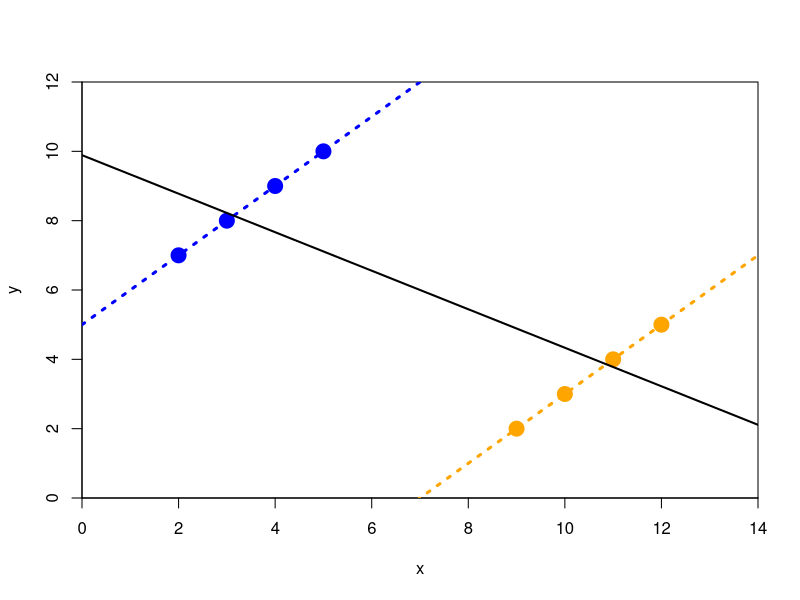

This figure's R source: (Note: this script raises an error after producing the figure.)
# Simpson's Paradox 
# What is Simpson's Paradox?
# Simpson's paradox is a paradox in probability and statistics, in which a trend that appears
# in different groups of data disappears or reverses when these groups are combined. 

# simple regression demonstration
x1 <- c(2, 3, 4, 5)
y1 <- x1 + 5

x2 <- x1 + 7
y2 <- x2 - 7

# provide the group data, then ask users to combine the groups and run the regression
# then decompsed the combined back to groups
x <- c(x1, x2)
y <- c(y1, y2)

par(xaxs = "i", yaxs = "i")
plot(x,y, cex = 2, pch = 19,
     col = rep(c("blue", "orange"), each = 4), bg = rep(c("blue", "orange"), each = 4),
     xlim = c(0 , 14), ylim = c(0 , 12))
abline(lm(y1 ~ x1), col="blue", lwd = 3, lty =3)
abline(lm(y2 ~ x2), col="orange", lwd = 3, lty = 3)
abline(lm(y  ~ x), lwd = 2, lty = 1)

# kidney stone treatment example: 
# day 1 treats only small stones
# day 2 treats only large stones
day1total = 87 + 270
day2total = 263 + 80
day1A = 87
day1B = day1total - day1A
day2A = 263
day2B = day2total - day2A
day1Ahit = 81
day1Bhit = 234
day2Ahit = 192
day2Bhit = 55

day1Ahit_per = day1Ahit/day1A
day1Bhit_per = day1Bhit/day1B
day2Ahit_per = day2Ahit/day2A
day2Bhit_per = day2Bhit/day2B
table = matrix(c(day1Ahit_per, day1Bhit_per, day2Ahit_per, day2Bhit_per, Atotal, Btotal), byrow = T, ncol = 2, 
       dimnames = list(c("Day1","Day2","Both Days"), c("Treatment A", "Treatment B")))
Atotal = (day1Ahit + day2Ahit)/350
Btotal = (day1Bhit + day2Bhit)/350


# other examples: 
# low birth weight paradox
# Wisconsin and Texas public school ranking 
# Berkeley gender bias 
# Batting averages

# Reference: 
# Wikipedia
# http://vudlab.com/simpsons/
# 







